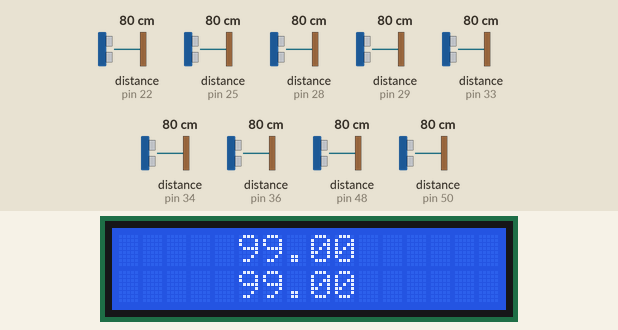
The sketch below on a simulated Arduino Mega 2560, built with avr-gcc and run on an emulated ATmega2560. Shown: 16×2 character LCD. The test bench sets the inputs (shaded band); at power-on: distance to the obstacle (sensors on pin 22, pin 25, pin 34, pin 29, pin 28, pin 33, pin 36, pin 48, pin 50) 80 cm.

Above: at 1.2 s.
1.3 s: distance to the obstacle (sensor on pin 22) set to 2 cm
At 2.4 s:
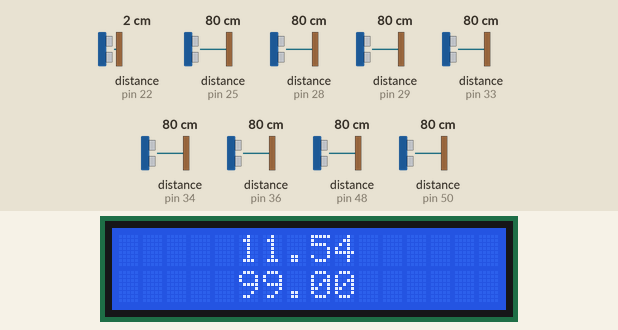
2.8 s: distance to the obstacle (sensor on pin 25) set to 2 cm
5.8 s: distance to the obstacle (sensor on pin 34) set to 2 cm
At 7.0 s:
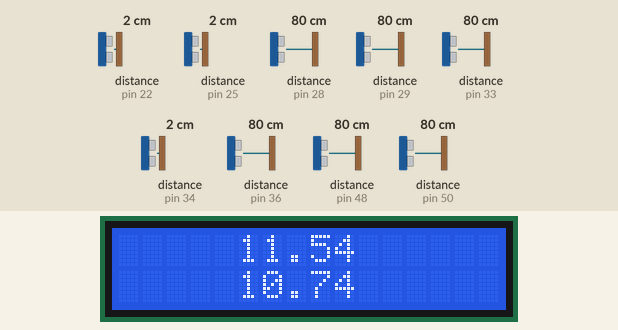
7.3 s: distance to the obstacle (sensor on pin 29) set to 18 cm
10.3 s: distance to the obstacle (sensor on pin 28) set to 9 cm
13.3 s: distance to the obstacle (sensor on pin 33) set to 18 cm
Timing chart, 0 to 16.3 s (numbered marks = the images above; inputs shaded):
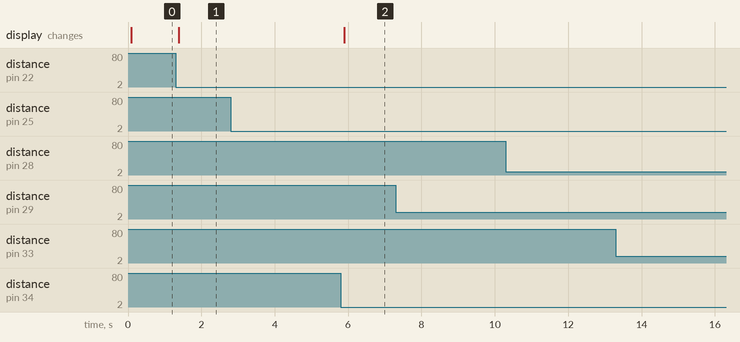

The sketch:

Ultrassound.ino
```cpp
#include <LiquidCrystal_I2C.h>
LiquidCrystal_I2C lcd(0x27,2,1,0,4,5,6,7,3, POSITIVE);
#include "Motors.h"
#include <NewPing.h>
float USFrontCT=99;
float USFrontA=99;
float USFrontB=99;
float USLeftA=99;
float USLeftB=99;
float USRightA=99;
float USRightB=99;
float USBackA=99;
float USBackB=99;
NewPing FrontCT(31, 33, 21);
NewPing FrontA(27, 29, 21);
NewPing FrontB(35, 48, 21);
NewPing BackA(24, 22, 21);
NewPing BackB(32, 34, 21);
NewPing LeftA(23, 25, 20);
NewPing LeftB(26, 28, 20);
NewPing RightA(44, 50, 20);
NewPing RightB(38, 36, 20);


void PingFCT(){
  USFrontCT = ((float)FrontCT.ping_median(1)/57)+9.5;
  if(USFrontCT==9.5){
    USFrontCT=99;
  } else {
    USFrontCT-=0;
  }
}

void PingFA(){
  USFrontA = ((float)FrontA.ping_median(1)/57)+9.5;
  if(USFrontA==9.5){
    USFrontA=99;
  } else {
    USFrontA-=0.5;
  }
}

void PingFB(){
  USFrontB = ((float)FrontB.ping_median(1)/57)+9.5;
  if(USFrontB==9.5){
    USFrontB=99;
  } else {
    USFrontB+=0.5;
  }
}

void PingLA(){
  USLeftA = ((float)LeftA.ping_median(1)/57)+10;
  if(USLeftA==10){
    USLeftA=99;
  } else {
    USLeftA-=0;
  }
}

void PingLB(){
  USLeftB = ((float)LeftB.ping_median(1)/57)+10;
  if(USLeftB==10){
    USLeftB=99;
  } else {
    USLeftB-=0.2;
  }
}

void PingRA(){
  USRightA = ((float)RightA.ping_median(1)/57)+10;
  if(USRightA==10){
    USRightA=99;
  } else {
    USRightA+=0.8;
  }
}

void PingRB(){
  USRightB = ((float)RightB.ping_median(1)/57)+10;
  if(USRightB==10){
    USRightB=99;
  } else {
    USRightB-=0;
  }
}

void PingBA(){
  USBackA = ((float)BackA.ping_median(1)/57)+9.5;
  if(USBackA==9.5){
    USBackA=99;
  } else {
    USBackA-=0;
  }
}

void PingBB(){
  USBackB = ((float)BackB.ping_median(1)/57)+9.5;
  if(USBackB==9.5){
    USBackB=99;
  } else {
    USBackB-=0.8;
  }
}


void ReadUltrassound(bool fa, bool fct, bool fb, bool ra, bool rb, bool bb, bool ba, bool lb, bool la){
  if(ba==true){
    PingBA();
  }
  if(fb==true){
    PingFB();
  }
  if(bb==true){
    PingBB();
  }
  if(fa==true){
    PingFA();
  }
  if(rb==true){
    PingRB();
  }
  if(la==true){
    PingLA();
  }
  if(ra==true){
    PingRA();
  }
  if(lb==true){
    PingLB();
  }
  if(fct==true){
    PingFCT();
  }
}

void Display(String strU, String strL){
  lcd.clear();
  lcd.setCursor(floor((16-strU.length())/2), 0);
  lcd.print(strU);
  lcd.setCursor(floor((16-strL.length())/2), 1);
  lcd.print(strL);
}

void setup() {
  Serial.begin(9600);
  lcd.begin(16, 2);
  lcd.setBacklight(HIGH);
}

void loop() {
  ReadUltrassound(true, true, true, true, true, true, true, true, true);
  Display(String(USBackA), String(USBackB));
  delay(50);
}
```

Motors.h
```cpp
#include <Servo.h>
#define DeployerPin 46
Servo Deployer;
#define motorUL 7
#define motorULdirA 3
#define motorULdirB 6
#define motorLL 11
#define motorLLdirA 12
#define motorLLdirB 40
#define motorUR 5
#define motorURdirA 4
#define motorURdirB 2
#define motorLR 8
#define motorLRdirA 9
#define motorLRdirB 10
int KitCounter=0;

void MotorsStop(){
  digitalWrite(motorULdirA, HIGH);
  digitalWrite(motorULdirB, HIGH);
  digitalWrite(motorURdirA, HIGH);
  digitalWrite(motorURdirB, HIGH);
  digitalWrite(motorLLdirA, HIGH);
  digitalWrite(motorLLdirB, HIGH);
  digitalWrite(motorLRdirA, HIGH);
  digitalWrite(motorLRdirB, HIGH);
  delay(200);
}

void MotorsInitialize(){
  Deployer.attach(DeployerPin);
  Deployer.write(90);
  pinMode(motorUL, OUTPUT);
  pinMode(motorULdirA, OUTPUT);
  pinMode(motorULdirB, OUTPUT);
  pinMode(motorLL, OUTPUT);
  pinMode(motorLLdirA, OUTPUT);
  pinMode(motorLLdirB, OUTPUT);
  pinMode(motorUR, OUTPUT);
  pinMode(motorURdirA, OUTPUT);
  pinMode(motorURdirB, OUTPUT);
  pinMode(motorLR, OUTPUT);
  pinMode(motorLRdirA, OUTPUT);
  pinMode(motorLRdirB, OUTPUT);
  MotorsStop();
}

void URForward(){
  digitalWrite(motorURdirA, HIGH);
  digitalWrite(motorURdirB, LOW);
}

void URBackwards(){
  digitalWrite(motorURdirA, LOW);
  digitalWrite(motorURdirB, HIGH);
}

void ULForward(){
  digitalWrite(motorULdirA, HIGH);
  digitalWrite(motorULdirB, LOW);
}

void ULBackwards(){
  digitalWrite(motorULdirA, LOW);
  digitalWrite(motorULdirB, HIGH);
}

void LRForward(){
  digitalWrite(motorLRdirA, HIGH);
  digitalWrite(motorLRdirB, LOW);
}

void LRBackwards(){
  digitalWrite(motorLRdirA, LOW);
  digitalWrite(motorLRdirB, HIGH);
}

void LLForward(){
  digitalWrite(motorLLdirA, HIGH);
  digitalWrite(motorLLdirB, LOW);
}

void LLBackwards(){
  digitalWrite(motorLLdirA, LOW);
  digitalWrite(motorLLdirB, HIGH);
}

void MoveForward(int speed){
  ULForward();
  LLForward();
  URForward();
  LRForward();
  analogWrite(motorUL, speed);
  analogWrite(motorLL, speed);
  analogWrite(motorUR, speed);
  analogWrite(motorLR, speed);
}


void MoveBackwards(int speed){
  ULBackwards();
  LLBackwards();
  URBackwards();
  LRBackwards();
  analogWrite(motorUL, speed);
  analogWrite(motorLL, speed);
  analogWrite(motorUR, speed);
  analogWrite(motorLR, speed);
}


void RotateLeft(int speed){
  ULBackwards();
  LLBackwards();
  URForward();
  LRForward();
  analogWrite(motorUL, speed);
  analogWrite(motorLL, speed);
  analogWrite(motorUR, speed);
  analogWrite(motorLR, speed);
}


void RotateRight(int speed){
  ULForward();
  LLForward();
  URBackwards();
  LRBackwards();
  analogWrite(motorUL, speed);
  analogWrite(motorLL, speed);
  analogWrite(motorUR, speed);
  analogWrite(motorLR, speed);
}

void IntroduceRight(int speed){
  ULForward();
  LLForward();
  analogWrite(motorUL, speed);
  analogWrite(motorLL, speed);
  analogWrite(motorUR, 0);
  analogWrite(motorLR, 0);
}

void IntroduceLeft(int speed){
  URForward();
  LRForward();
  analogWrite(motorUL, 0);
  analogWrite(motorLL, 0);
  analogWrite(motorUR, speed);
  analogWrite(motorLR, speed);
}


void StrafeLeft(int speed){
  ULBackwards();
  LLForward();
  URForward();
  LRBackwards();
  analogWrite(motorUL, speed);
  analogWrite(motorLL, speed);
  analogWrite(motorUR, speed);
  analogWrite(motorLR, speed);
}


void StrafeRight(int speed){
  ULForward();
  LLBackwards();
  URBackwards();
  LRForward();
  analogWrite(motorUL, speed);
  analogWrite(motorLL, speed);
  analogWrite(motorUR, speed);
  analogWrite(motorLR, speed);
}


void DeployKitLeft(){
	Deployer.write(150);
  delay(500);
  Deployer.write(65);
  delay(500);
  Deployer.write(90);
  delay(500);
  KitCounter++;
}

void DeployKitRight(){
  Deployer.write(30);
  delay(500);
  Deployer.write(110);
  delay(500);
  Deployer.write(90);
  delay(500);
  KitCounter++;
}
```

Measured:
- after the input at 1.3 s, the display: changes after 0.09 s (image 1)
- after the input at 2.8 s, every drawn part: stays the same
- after the input at 5.8 s, the display: changes after 0.09 s (image 2)
- after the input at 7.3 s, every drawn part: stays the same
- after the input at 10.3 s, every drawn part: stays the same
- after the input at 13.3 s, every drawn part: stays the same
